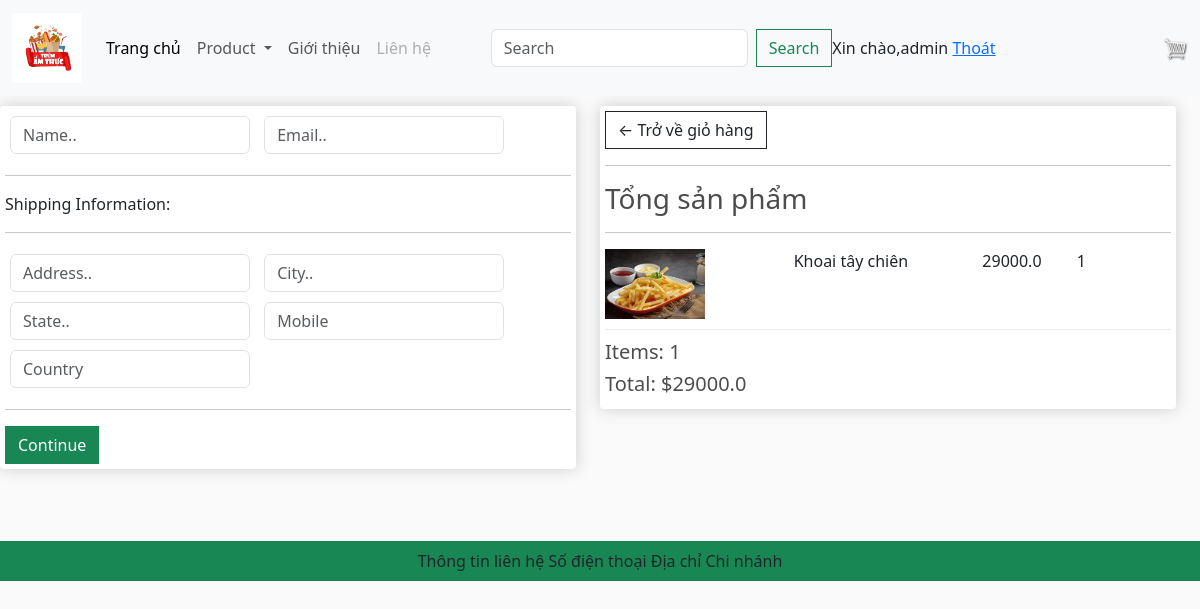
Screenshot of /checkout/ (signed in) with the database file from the repository.
### app/models.py (models this page shows, shortened)
class OrderItem(models.Model):
    product = models.ForeignKey(Product,on_delete=models.SET_NULL,blank=True,null=True)
    order = models.ForeignKey(Order,on_delete=models.SET_NULL,blank=True,null=True)
    quantity = models.IntegerField(default=0,null=True,blank=True)
    date_added = models.DateTimeField(auto_now_add=True)
    @property
    def get_total(self):
        total = self.product.price *self.quantity
        return total

class Product(models.Model):
    category = models.ManyToManyField(Category,related_name='product')
    name = models.CharField(max_length=200,null=True)
    price = models.FloatField()
    digital = models.BooleanField(default=False,null=True,blank=False)
    image = models.ImageField(null=True,blank=True)
    @property
    def ImageURL(self):
        try:
            url = self.image.url
        except:
            url = ''
        return url

class Order(models.Model):
    customer = models.ForeignKey(User,on_delete=models.SET_NULL,blank=True,null=True)
    date_order = models.DateTimeField(auto_now_add=True)
    complete = models.BooleanField(default=False,null=True,blank=False)
    transaction_id = models.CharField(max_length=200,null=True)
    @property
    def get_cart_items(self):
        orderitems = self.orderitem_set.all()
        total = sum([item.quantity for item in orderitems])
        return total
    @property
    def get_cart_totalprice(self):
        orderitems = self.orderitem_set.all()
        total = sum([item.get_total for item in orderitems])
        return total

### app/views.py (the view)
# urls.py: path('checkout/',views.checkout, name="checkout"),
def checkout(request):
    if request.user.is_authenticated:
        customer = request.user
        order, created = Order.objects.get_or_create(customer=customer,complete=False)
        items = order.orderitem_set.all()
        cartItems = order.get_cart_items
        user_not_login = "hidden"
        user_login = "show"
    else:
        items = []
        order = {'get_cart_items':0,'get_cart_totalprice':0}
        cartItems = order['get_cart_items']
        user_not_login = "show"
        user_login = "hidden"
    categories = Category.objects.filter(is_sub = False)
    active_category = request.GET.get('category','')
    context = {'active_category':active_category,'categories':categories,'items':items,'order':order,'cartItems':cartItems,'user_not_login':user_not_login,'user_login':user_login}
    return render(request, 'app/checkout.html', context)

### app/templates/app/checkout.html (shortened to what this page needs)
{% extends 'app/base.html' %}
{% load static %}
{% block content_checkout %}
     <div class="row" style='width:100%'>
		<div class="col-lg-6">
			<div class="box-element" id="form-wrapper">
				<form id="form">
					<div id="user-info">
						<div class="form-field">
							<input required class="form-control" type="text" name="name" placeholder="Name..">
						</div>
						<div class="form-field">
							<input required class="form-control" type="email" name="email" placeholder="Email..">
						</div>
					</div>
					<div id="shipping-info">
						<hr>
						<p>Shipping Information:</p>
						<hr>
						<div class="form-field">
							<input class="form-control" type="text" name="address" placeholder="Address..">
						</div>
						<div class="form-field">
							<input class="form-control" type="text" name="city" placeholder="City..">
						</div>
						<div class="form-field">
							<input class="form-control" type="text" name="state" placeholder="State..">
						</div>
						<div class="form-field">
							<input class="form-control" type="text" name="mobile" placeholder="Mobile">
						</div>
						<div class="form-field">
							<input class="form-control" type="text" name="country" placeholder="Country">
						</div>
					</div>
					<hr>
					<input id="form-button" class="btn btn-success btn-block" type="submit" value="Continue">
				</form>
			</div>
			<br>
		</div>
		<div class="col-lg-6">
			<div class="box-element">
				<a  class="btn btn-outline-dark" href="{% url 'cart' %}">&#x2190; Trở về giỏ hàng</a>
				<hr>
				<h3>Tổng sản phẩm</h3>
				<hr>
				{% for item in items %}
				<div class="cart-row">
					<div style="flex:2"><img class="row-image" src="{{item.product.ImageURL}}" width="70px" height="70px"></div>
					<div style="flex:2"><p>{{item.product.name}}</p></div>
					<div style="flex:1"><p>{{item.product.price}}</p></div>
					<div style="flex:1"><p>{{item.quantity}}</p></div>
				</div>
				{% endfor %}
				<h5>Items: {{order.get_cart_items}}</h5>
				<h5>Total: ${{order.get_cart_totalprice}}</h5>
			</div>
		</div>
	</div>
{% endblock content_checkout %}

### app/templates/app/base.html (shortened to what this page needs)
{% load static%}
<!DOCTYPE html>
<html>
    <head>
        <link href="https://cdn.jsdelivr.net/npm/bootstrap@5.3.2/dist/css/bootstrap.min.css" rel="stylesheet">
        <link href="{%static 'app/css/style.css' %}" rel="stylesheet" />
        <link href="{%static 'app/css/owl.carousel.min.css' %}" rel="stylesheet" />
        <link href="{%static 'app/css/all.min.css' %}" rel="stylesheet" />
        <link rel="stylesheet" type="text/css" href="{% static 'app/css/main.css' %}" />
        <link rel="stylesheet" href="">
    </head>
    <body>
        <nav class="navbar navbar-expand-lg bg-body-tertiary">
            <div class="container-fluid">
              <a class="navbar-brand" href="{% url 'home'%}">
                <img src="{% static 'app/images/trumamthuc.jpg' %}" width="70" height="70" />
              </a>
              <div class="collapse navbar-collapse" id="navbarSupportedContent">
                <ul class="navbar-nav me-auto mb-2 mb-lg-0">
                  <li class="nav-item">
                    <a class="nav-link active" aria-current="page" href="{% url 'home'%}">Trang chủ</a>
                  </li>
                  <li class="nav-item dropdown">
                    <a class="nav-link dropdown-toggle" role="button" data-bs-toggle="dropdown" aria-expanded="false">
                      Product
                    </a>
                  </li>
                  <li class="nav-item">
                    <a class="nav-link" href="#">Giới thiệu</a>
                  </li>
                  <li class="nav-item">
                    <a class="nav-link disabled" href="#">Liên hệ</a>
                  </li>
                </ul>
                <form class="d-flex" role="search" method = POST action="{%url 'search'%}">
                  <input class="form-control me-2" type="search" placeholder="Search" aria-label="Search" name="searched">
                  <button class="btn btn-outline-success" type="submit">Search</button>
                </form>
              </div>
              <div class="form-inline my-2 my-lg-0" style = "visibility:{{user_login}}">
                <span> Xin chào,{{request.user}} </span>
                <span><a href="{% url 'logout' %}"> Thoát</a></span>
              </div>
              <div class="form-inline my-2 my-lg-0p positive-rel ">
                <a href="{% url 'cart'%}"><img id ="cart-icon" src="{% static 'images/cart.png' %}">
                </a>
            </div>
          </nav>
          {% block content_checkout %}{% endblock content_checkout %}
          <footer class ="container--fluid bg-success text-center p-2 mt-5">
            Thông tin liên hệ
            Số điện thoại
            Địa chỉ
            Chi nhánh
          </footer>
    </body>
</html>

### app/static/app/css/main.css (style rules this page uses)
body { background-color: hsl(0, 0%, 98%); }
h1,h2,h3,h4,h5,h6 { color:hsl(0, 0%, 30%); }
.box-element { box-shadow:hsl(0, 0%, 80%) 0 0 16px; background-color: #fff; border-radius: 4px; padding: 5px; }
#cart-icon { width:25px; display: inline-block; margin-left: 15px; }
.col-lg-3, .col-lg-4, .col-lg-6, .col-lg-8, .col-lg-12 { margin-top: 10px; }
.btn { border-radius: 0; }
.row-image { width: 100px; }
.form-field { width:250px; display: inline-block; padding: 5px; }
.cart-row { display: flex; align-items: flex-stretch; padding-bottom: 10px; margin-bottom: 10px; border-bottom: 1px solid #ececec; }

### rows the page displays
OrderItem: product.ImageURL (picture), product.name "Khoai tây chiên", product.price "29000.0", quantity "1"
Order: get_cart_items "1", get_cart_totalprice "29000.0"

### other values shown
{{ request.user }} "admin"
